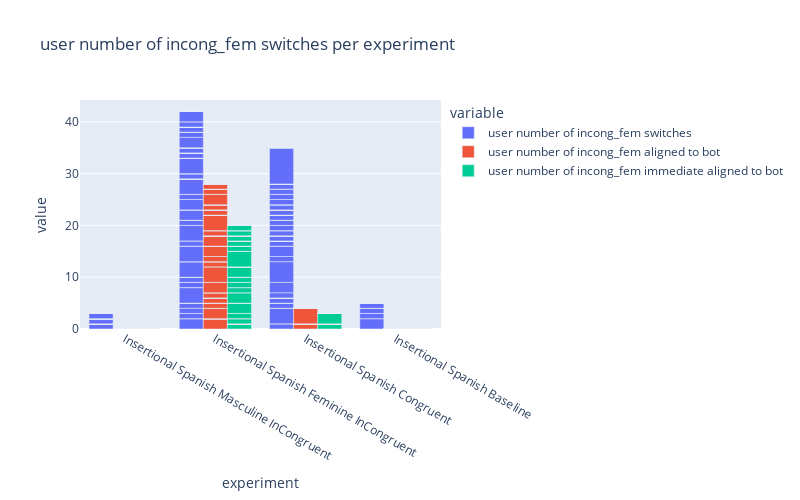
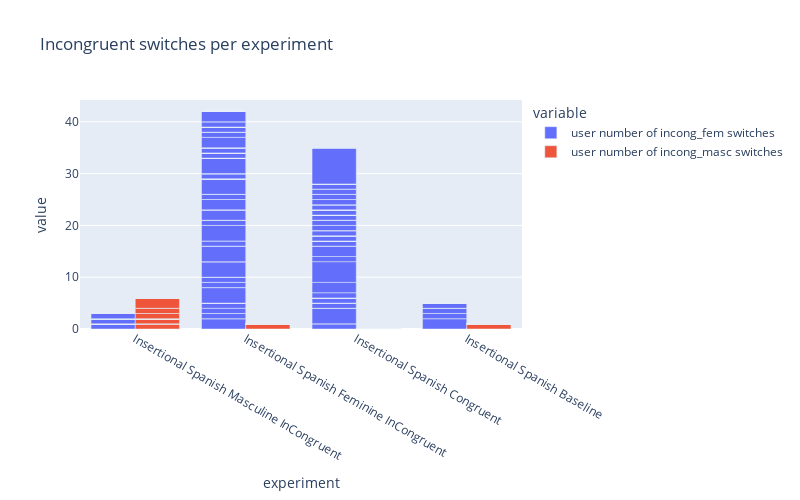

Notebook cell for these charts, in order:
### Code cell
switch = 'incong_fem' #'incong_fem'
y_ = f'user number of {switch} switches'
ent1_y = f'user number of {switch} aligned to bot'
ent2_y = f'user number of {switch} immediate aligned to bot'

df_test = df_copy[df_copy[y_] > 0]
num_chats = df_test.shape[0]
num_partcipiants = len(df_test['pid'].unique())
num_swtiches = sum(df_test[y_])
print(f'{y_} - {num_partcipiants} participants, {num_chats} chats, {num_swtiches} switches')
print(df_test['human_role'].value_counts())

fig = px.bar(df_copy,
             x='experiment',
             y=[y_, ent1_y, ent2_y],
             barmode = 'group',
             orientation = "v",
             title=f"{y_} per experiment",
             width=800, height=500
            ).show()



fig = px.bar(df_copy,
             x='experiment',
             y=['user number of incong_fem switches', 'user number of incong_masc switches'],
             barmode = 'group',
             orientation = "v",
             title=f"Incongruent switches per experiment",
             width=800, height=500
            ).show()

### Figure 1 — Plotly figure (JSON) as saved in the notebook; plotly's stock layout.template omitted (floating-point values rounded to 4 significant figures; data arrays with more than 128 entries replaced by an {"elided": "..."} marker saying what was removed)
{"data": [{"alignmentgroup": "True", "hovertemplate": "variable=user number of incong_fem switches<br>experiment=%{x}<br>value=%{y}<extra></extra>", "legendgroup": "user number of incong_fem switches", "marker": {"color": "#636efa", "pattern": {"shape": ""}}, "name": "user number of incong_fem switches", "offsetgroup": "user number of incong_fem switches", "orientation": "v", "showlegend": true, "textposition": "auto", "type": "bar", "x": {"elided": "628 str values"}, "xaxis": "x", "y": {"elided": "628 int values"}, "yaxis": "y"}, {"alignmentgroup": "True", "hovertemplate": "variable=user number of incong_fem aligned to bot<br>experiment=%{x}<br>value=%{y}<extra></extra>", "legendgroup": "user number of incong_fem aligned to bot", "marker": {"color": "#EF553B", "pattern": {"shape": ""}}, "name": "user number of incong_fem aligned to bot", "offsetgroup": "user number of incong_fem aligned to bot", "orientation": "v", "showlegend": true, "textposition": "auto", "type": "bar", "x": {"elided": "628 str values"}, "xaxis": "x", "y": {"elided": "628 int values"}, "yaxis": "y"}, {"alignmentgroup": "True", "hovertemplate": "variable=user number of incong_fem immediate aligned to bot<br>experiment=%{x}<br>value=%{y}<extra></extra>", "legendgroup": "user number of incong_fem immediate aligned to bot", "marker": {"color": "#00cc96", "pattern": {"shape": ""}}, "name": "user number of incong_fem immediate aligned to bot", "offsetgroup": "user number of incong_fem immediate aligned to bot", "orientation": "v", "showlegend": true, "textposition": "auto", "type": "bar", "x": {"elided": "628 str values"}, "xaxis": "x", "y": {"elided": "628 int values"}, "yaxis": "y"}], "layout": {"barmode": "group", "height": 500, "legend": {"title": {"text": "variable"}, "tracegroupgap": 0}, "title": {"text": "user number of incong_fem switches per experiment"}, "width": 800, "xaxis": {"anchor": "y", "autorange": true, "domain": [0, 1], "range": [-0.5, 3.5], "title": {"text": "experiment"}, "type": "category"}, "yaxis": {"anchor": "x", "autorange": true, "domain": [0, 1], "range": [0, 44.21], "title": {"text": "value"}, "type": "linear"}}}

### Figure 2 — Plotly figure (JSON) as saved in the notebook; plotly's stock layout.template omitted (floating-point values rounded to 4 significant figures; data arrays with more than 128 entries replaced by an {"elided": "..."} marker saying what was removed)
{"data": [{"alignmentgroup": "True", "hovertemplate": "variable=user number of incong_fem switches<br>experiment=%{x}<br>value=%{y}<extra></extra>", "legendgroup": "user number of incong_fem switches", "marker": {"color": "#636efa", "pattern": {"shape": ""}}, "name": "user number of incong_fem switches", "offsetgroup": "user number of incong_fem switches", "orientation": "v", "showlegend": true, "textposition": "auto", "type": "bar", "x": {"elided": "628 str values"}, "xaxis": "x", "y": {"elided": "628 int values"}, "yaxis": "y"}, {"alignmentgroup": "True", "hovertemplate": "variable=user number of incong_masc switches<br>experiment=%{x}<br>value=%{y}<extra></extra>", "legendgroup": "user number of incong_masc switches", "marker": {"color": "#EF553B", "pattern": {"shape": ""}}, "name": "user number of incong_masc switches", "offsetgroup": "user number of incong_masc switches", "orientation": "v", "showlegend": true, "textposition": "auto", "type": "bar", "x": {"elided": "628 str values"}, "xaxis": "x", "y": {"elided": "628 int values"}, "yaxis": "y"}], "layout": {"barmode": "group", "height": 500, "legend": {"title": {"text": "variable"}, "tracegroupgap": 0}, "title": {"text": "Incongruent switches per experiment"}, "width": 800, "xaxis": {"anchor": "y", "autorange": true, "domain": [0, 1], "range": [-0.5, 3.5], "title": {"text": "experiment"}, "type": "category"}, "yaxis": {"anchor": "x", "autorange": true, "domain": [0, 1], "range": [0, 44.21], "title": {"text": "value"}, "type": "linear"}}}
